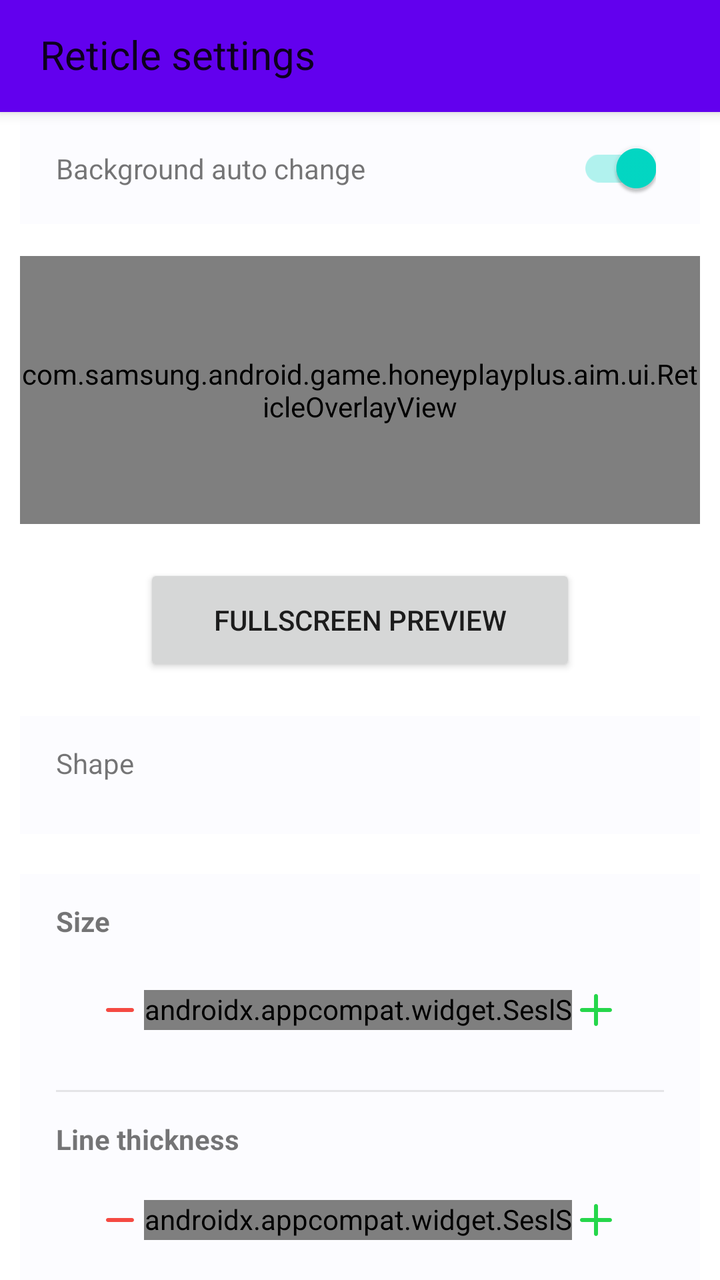
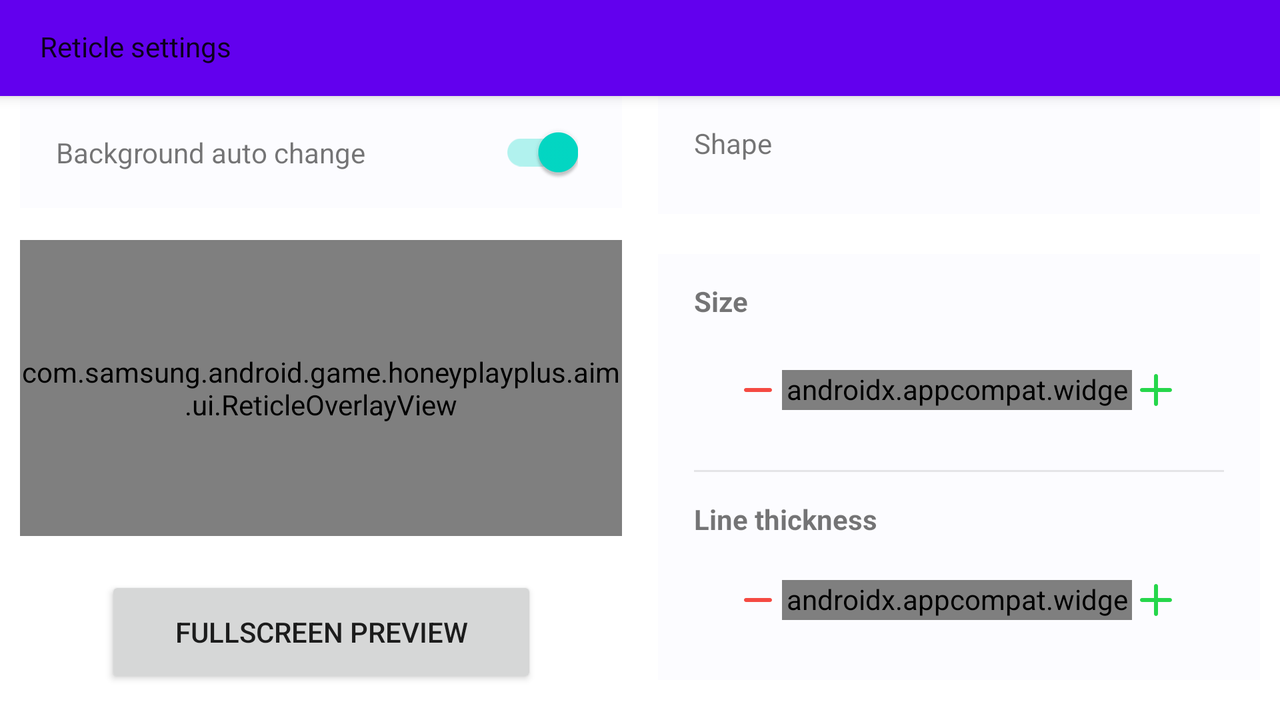

Two renders of one Android screen. The first uses the default layout on a phone; the second uses the alternative layout the repository ships for a different screen configuration, on a matching device. The two XML files are below.
<!-- AndroidManifest.xml: fallback theme Theme.MaterialComponents.DayNight.NoActionBar -->
<!-- res/layout/fragment_reticle_settings.xml -->
<?xml version="1.0" encoding="utf-8"?>
<androidx.coordinatorlayout.widget.CoordinatorLayout
    android:layout_width="fill_parent"
    android:layout_height="fill_parent"
    style="@style/HoneyPlayPlus.Theme.AppCompat.HoneyPlayPlus.DefaultFragment"
    xmlns:android="http://schemas.android.com/apk/res/android"
    xmlns:app="http://schemas.android.com/apk/res-auto">
    <com.google.android.material.appbar.AppBarLayout
        android:id="@id/app_bar"
        android:layout_width="fill_parent"
        android:layout_height="fill_parent"
        app:expanded="false"
        style="@style/HoneyPlayPlus.Style.Appbar">
        <com.google.android.material.appbar.CollapsingToolbarLayout
            android:id="@id/collapsing_app_bar"
            android:layout_width="fill_parent"
            android:layout_height="fill_parent"
            app:layout_scrollFlags="scroll|exitUntilCollapsed"
            app:title="@string/title_reticle_settings"
            style="@style/HoneyPlayPlus.Style.CollapsingToolbar">
            <androidx.appcompat.widget.Toolbar
                android:theme="@style/HoneyPlayPlus.Style.Toolbar"
                android:layout_gravity="bottom"
                android:id="@id/toolbar"
                android:layout_width="fill_parent"
                android:layout_height="?android:actionBarSize"
                app:layout_collapseMode="pin" />
        </com.google.android.material.appbar.CollapsingToolbarLayout>
    </com.google.android.material.appbar.AppBarLayout>
    <LinearLayout
        android:orientation="vertical"
        android:layout_width="fill_parent"
        android:layout_height="fill_parent"
        android:baselineAligned="false"
        android:weightSum="2.0"
        android:layout_marginHorizontal="@dimen/empty_space_width"
        app:layout_behavior="@string/appbar_scrolling_view_behavior">
        <androidx.core.widget.NestedScrollView
            android:id="@id/nsv_reticle_preview"
            android:layout_width="fill_parent"
            android:layout_height="0.0dip"
            android:fillViewport="true"
            android:layout_weight="1.0">
            <include
                android:id="@id/include_reticle_preview"
                layout="@layout/layout_reticle_preview" />
        </androidx.core.widget.NestedScrollView>
        <androidx.core.widget.NestedScrollView
            android:id="@id/nsv_reticle_settings"
            android:layout_width="fill_parent"
            android:layout_height="0.0dip"
            android:layout_marginTop="@dimen/empty_space_height_wide"
            android:fillViewport="true"
            android:layout_weight="1.0">
            <include
                android:id="@id/include_reticle_settings"
                layout="@layout/layout_reticle_settings" />
        </androidx.core.widget.NestedScrollView>
    </LinearLayout>
</androidx.coordinatorlayout.widget.CoordinatorLayout>
<!-- res/layout/layout_reticle_preview.xml (included above) -->
<?xml version="1.0" encoding="utf-8"?>
<androidx.constraintlayout.widget.ConstraintLayout
    android:id="@id/cl_reticle_preview"
    android:layout_width="fill_parent"
    android:layout_height="wrap_content"
    xmlns:android="http://schemas.android.com/apk/res/android"
    xmlns:app="http://schemas.android.com/apk/res-auto">
    <androidx.constraintlayout.widget.ConstraintLayout
        android:id="@id/cl_auto_change_container"
        android:background="@color/hpp_main_tile_background"
        android:clickable="true"
        android:layout_width="fill_parent"
        android:layout_height="wrap_content"
        android:foreground="@drawable/ripple_list_selector"
        android:minHeight="@dimen/list_min_height"
        android:paddingHorizontal="@dimen/list_padding_width"
        android:paddingVertical="@dimen/list_padding_height"
        app:layout_constraintBottom_toTopOf="@id/fl_reticle_preview"
        app:layout_constraintEnd_toEndOf="parent"
        app:layout_constraintStart_toStartOf="parent"
        app:layout_constraintTop_toTopOf="parent">
        <TextView
            android:id="@id/tv_auto_change_label"
            android:layout_width="fill_parent"
            android:layout_height="wrap_content"
            android:text="@string/background_auto_change"
            app:layout_constraintBottom_toBottomOf="parent"
            app:layout_constraintStart_toStartOf="parent"
            app:layout_constraintTop_toTopOf="parent"
            style="@style/HoneyPlayPlus.TextAppearance.Title" />
        <androidx.appcompat.widget.SwitchCompat
            android:id="@id/switch_auto_change"
            android:layout_width="wrap_content"
            android:layout_height="20.0dip"
            android:checked="true"
            android:layout_marginEnd="4.0dip"
            app:layout_constraintBottom_toBottomOf="parent"
            app:layout_constraintEnd_toEndOf="parent"
            app:layout_constraintTop_toTopOf="parent" />
    </androidx.constraintlayout.widget.ConstraintLayout>
    <FrameLayout
        android:id="@id/fl_reticle_preview"
        android:layout_width="fill_parent"
        android:layout_height="0.0dip"
        android:layout_marginTop="16.0dip"
        app:layout_constraintBottom_toTopOf="@id/btn_fullscreen_preview"
        app:layout_constraintEnd_toEndOf="parent"
        app:layout_constraintHeight_min="@dimen/list_min_height"
        app:layout_constraintStart_toStartOf="parent"
        app:layout_constraintTop_toBottomOf="@id/cl_auto_change_container">
        <androidx.viewpager2.widget.ViewPager2
            android:id="@id/vp_background_images"
            android:layout_width="fill_parent"
            android:layout_height="fill_parent" />
        <com.samsung.android.game.honeyplayplus.aim.ui.ReticleOverlayView
            android:id="@id/aim_assist_view"
            android:layout_width="fill_parent"
            android:layout_height="fill_parent" />
    </FrameLayout>
    <androidx.appcompat.widget.AppCompatButton
        android:gravity="center"
        android:layout_gravity="center"
        android:id="@id/btn_fullscreen_preview"
        android:layout_width="wrap_content"
        android:layout_height="wrap_content"
        android:layout_marginTop="@dimen/empty_space_height_wide"
        android:foreground="@drawable/ripple_list_selector"
        android:minWidth="216.0dip"
        android:minHeight="@dimen/list_min_height"
        android:text="@string/btn_fullscreen_preview"
        app:layout_constraintBottom_toBottomOf="parent"
        app:layout_constraintEnd_toEndOf="parent"
        app:layout_constraintStart_toStartOf="parent"
        app:layout_constraintTop_toBottomOf="@id/fl_reticle_preview"
        style="@style/HoneyPlayPlus.TextAppearance.Dialog_Button" />
</androidx.constraintlayout.widget.ConstraintLayout>
<!-- res/layout/layout_reticle_settings.xml (included above) -->
<?xml version="1.0" encoding="utf-8"?>
<androidx.constraintlayout.widget.ConstraintLayout
    android:id="@id/cl_reticle_settings"
    android:layout_width="fill_parent"
    android:layout_height="wrap_content"
    xmlns:android="http://schemas.android.com/apk/res/android"
    xmlns:app="http://schemas.android.com/apk/res-auto">
    <LinearLayout
        android:orientation="vertical"
        android:id="@id/ll_reticle_shape_section"
        android:background="@color/hpp_main_tile_background"
        android:layout_width="fill_parent"
        android:layout_height="wrap_content"
        android:paddingVertical="@dimen/list_padding_height"
        app:layout_constraintTop_toTopOf="parent">
        <TextView
            android:layout_width="wrap_content"
            android:layout_height="wrap_content"
            android:layout_marginBottom="@dimen/empty_space_height"
            android:text="@string/reticle_shape_label"
            android:layout_marginHorizontal="@dimen/list_padding_width"
            style="@style/HoneyPlayPlus.TextAppearance.Title" />
        <androidx.recyclerview.widget.RecyclerView
            android:id="@id/rv_reticle_shapes"
            android:clipToPadding="false"
            android:layout_width="fill_parent"
            android:layout_height="wrap_content"
            android:paddingHorizontal="@dimen/list_padding_width" />
    </LinearLayout>
    <LinearLayout
        android:orientation="vertical"
        android:id="@id/ll_reticle_settings_group_size_stroke_width"
        android:background="@color/hpp_main_tile_background"
        android:layout_width="fill_parent"
        android:layout_height="wrap_content"
        android:layout_marginTop="@dimen/empty_space_height_wide"
        app:layout_constraintTop_toBottomOf="@id/ll_reticle_shape_section">
        <LinearLayout
            android:orientation="vertical"
            android:id="@id/ll_size_slider_card"
            android:layout_width="fill_parent"
            android:layout_height="wrap_content"
            android:paddingHorizontal="@dimen/list_padding_width"
            android:paddingVertical="@dimen/list_padding_height">
            <TextView
                android:textStyle="bold"
                android:id="@id/tv_size_label"
                android:layout_width="wrap_content"
                android:layout_height="wrap_content"
                android:layout_marginBottom="@dimen/empty_space_height_description"
                android:text="@string/reticle_size"
                style="@style/HoneyPlayPlus.TextAppearance.Title" />
            <LinearLayout
                android:gravity="center_vertical"
                android:orientation="horizontal"
                android:paddingTop="7.0dip"
                android:paddingBottom="14.0dip"
                android:layout_width="fill_parent"
                android:layout_height="wrap_content"
                android:paddingStart="20.0dip"
                android:paddingEnd="22.0dip">
                <ImageButton
                    android:id="@id/btn_size_decrease"
                    android:background="?selectableItemBackgroundBorderless"
                    android:layout_width="24.0dip"
                    android:layout_height="24.0dip"
                    android:src="@drawable/ic_minus"
                    android:contentDescription="@string/size_decrease" />
                <androidx.appcompat.widget.SeslSeekBar
                    android:id="@id/slider_reticle_size"
                    android:layout_width="0.0dip"
                    android:layout_height="20.0dip"
                    android:layout_weight="1.0" />
                <ImageButton
                    android:id="@id/btn_size_increase"
                    android:background="?selectableItemBackgroundBorderless"
                    android:layout_width="24.0dip"
                    android:layout_height="24.0dip"
                    android:src="@drawable/ic_plus"
                    android:contentDescription="@string/size_increase" />
            </LinearLayout>
        </LinearLayout>
        <View
            android:background="@color/col_list_border"
            android:layout_width="fill_parent"
            android:layout_height="1.0dip"
            android:layout_marginHorizontal="@dimen/list_padding_width" />
        <LinearLayout
            android:orientation="vertical"
            android:id="@id/ll_stroke_slider_card"
            android:layout_width="fill_parent"
            android:layout_height="wrap_content"
            android:paddingHorizontal="@dimen/list_padding_width"
            android:paddingVertical="@dimen/list_padding_height">
            <TextView
                android:textStyle="bold"
                android:id="@id/tv_stroke_label"
                android:layout_width="wrap_content"
                android:layout_height="wrap_content"
                android:layout_marginBottom="@dimen/empty_space_height"
                android:text="@string/reticle_stroke_width"
                style="@style/HoneyPlayPlus.TextAppearance.Title" />
            <LinearLayout
                android:gravity="center_vertical"
                android:orientation="horizontal"
                android:paddingTop="7.0dip"
                android:paddingBottom="14.0dip"
                android:layout_width="fill_parent"
                android:layout_height="wrap_content"
                android:paddingStart="20.0dip"
                android:paddingEnd="22.0dip">
                <ImageButton
                    android:id="@id/btn_stroke_decrease"
                    android:background="?selectableItemBackgroundBorderless"
                    android:layout_width="24.0dip"
                    android:layout_height="24.0dip"
                    android:src="@drawable/ic_minus"
                    android:contentDescription="@string/stroke_decrease" />
                <androidx.appcompat.widget.SeslSeekBar
                    android:id="@id/slider_reticle_stroke"
                    android:layout_width="0.0dip"
                    android:layout_height="20.0dip"
                    android:layout_weight="1.0" />
                <ImageButton
                    android:id="@id/btn_stroke_increase"
                    android:background="?selectableItemBackgroundBorderless"
                    android:layout_width="24.0dip"
                    android:layout_height="24.0dip"
                    android:src="@drawable/ic_plus"
                    android:contentDescription="@string/stroke_increase" />
            </LinearLayout>
        </LinearLayout>
    </LinearLayout>
    <LinearLayout
        android:orientation="vertical"
        android:id="@id/ll_reticle_settings_group_color_opacity"
        android:background="@color/hpp_main_tile_background"
        android:layout_width="fill_parent"
        android:layout_height="wrap_content"
        android:layout_marginTop="@dimen/empty_space_height_wide"
        app:layout_constraintTop_toBottomOf="@id/ll_reticle_settings_group_size_stroke_width">
        <LinearLayout
            android:orientation="vertical"
            android:id="@id/ll_reticle_color_section"
            android:layout_width="fill_parent"
            android:layout_height="wrap_content"
            android:paddingVertical="@dimen/list_padding_height">
            <TextView
                android:layout_width="wrap_content"
                android:layout_height="wrap_content"
                android:layout_marginBottom="16.0dip"
                android:text="@string/reticle_color_label"
                android:layout_marginHorizontal="@dimen/list_padding_width"
                style="@style/HoneyPlayPlus.TextAppearance.Title" />
            <androidx.recyclerview.widget.RecyclerView
                android:id="@id/rv_reticle_colors"
                android:clipToPadding="false"
                android:layout_width="fill_parent"
                android:layout_height="wrap_content"
                android:paddingHorizontal="@dimen/list_padding_width" />
        </LinearLayout>
        <View
            android:background="@color/col_list_border"
            android:layout_width="fill_parent"
            android:layout_height="1.0dip"
            android:layout_marginHorizontal="@dimen/list_padding_width" />
        <LinearLayout
            android:orientation="vertical"
            android:id="@id/ll_opacity_slider_card"
            android:layout_width="fill_parent"
            android:layout_height="wrap_content"
            android:paddingHorizontal="@dimen/list_padding_width"
            android:paddingVertical="@dimen/list_padding_height">
            <TextView
                android:id="@id/tv_opacity_label"
                android:layout_width="wrap_content"
                android:layout_height="wrap_content"
                android:layout_marginBottom="@dimen/empty_space_height_description"
                android:text="@string/reticle_opacity"
                style="@style/HoneyPlayPlus.TextAppearance.Title" />
            <LinearLayout
                android:gravity="center_vertical"
                android:orientation="horizontal"
                android:paddingTop="7.0dip"
                android:paddingBottom="14.0dip"
                android:layout_width="fill_parent"
                android:layout_height="wrap_content"
                android:paddingStart="20.0dip"
                android:paddingEnd="22.0dip">
                <ImageButton
                    android:id="@id/btn_opacity_decrease"
                    android:background="?selectableItemBackgroundBorderless"
                    android:layout_width="24.0dip"
                    android:layout_height="24.0dip"
                    android:src="@drawable/ic_minus"
                    android:contentDescription="@string/opacity_decrease" />
                <androidx.appcompat.widget.SeslSeekBar
                    android:id="@id/slider_reticle_opacity"
                    android:layout_width="0.0dip"
                    android:layout_height="20.0dip"
                    android:layout_weight="1.0" />
                <ImageButton
                    android:id="@id/btn_opacity_increase"
                    android:background="?selectableItemBackgroundBorderless"
                    android:layout_width="24.0dip"
                    android:layout_height="24.0dip"
                    android:src="@drawable/ic_plus"
                    android:contentDescription="@string/opacity_increase" />
            </LinearLayout>
        </LinearLayout>
    </LinearLayout>
</androidx.constraintlayout.widget.ConstraintLayout>
<!-- resources referenced by this layout -->
<resources>
  <color name="col_list_border">#ffe4e4e7</color>
  <color name="hpp_main_tile_background">@color/sesl_background_color_light</color>
  <dimen name="empty_space_height">12.0dip</dimen>
  <dimen name="empty_space_height_description">16.0dip</dimen>
  <dimen name="empty_space_height_wide">20.0dip</dimen>
  <dimen name="empty_space_width">10.0dip</dimen>
  <dimen name="list_min_height">56.0dip</dimen>
  <dimen name="list_padding_height">14.0dip</dimen>
  <dimen name="list_padding_width">18.0dip</dimen>
  <!-- drawable ic_minus (drawable) -->
  <?xml version="1.0" encoding="utf-8"?>
  <vector
      android:height="24.0dip"
      android:width="24.0dip"
      android:viewportWidth="24.0"
      android:viewportHeight="24.0"
      xmlns:android="http://schemas.android.com/apk/res/android">
      <path
          android:fillColor="@color/minus_red"
          android:pathData="M18,11H6c-0.55,0 -1,0.45 -1,1s0.45,1 1,1h12c0.55,0 1,-0.45 1,-1s-0.45,-1 -1,-1z"
          android:strokeWidth="2.0" />
  </vector>
  <!-- drawable ic_plus (drawable) -->
  <?xml version="1.0" encoding="utf-8"?>
  <vector
      android:height="24.0dip"
      android:width="24.0dip"
      android:viewportWidth="24.0"
      android:viewportHeight="24.0"
      xmlns:android="http://schemas.android.com/apk/res/android">
      <path
          android:fillColor="@color/plus_green"
          android:pathData="M19,13h-6v6c0,0.55 -0.45,1 -1,1s-1,-0.45 -1,-1v-6H5c-0.55,0 -1,-0.45 -1,-1s0.45,-1 1,-1h6V5c0,-0.55 0.45,-1 1,-1s1,0.45 1,1v6h6c0.55,0 1,0.45 1,1s-0.45,1 -1,1z" />
  </vector>
  <!-- drawable ripple_list_selector (drawable) -->
  <?xml version="1.0" encoding="utf-8"?>
  <ripple
      android:color="@color/hpp_ripple_color"
      xmlns:android="http://schemas.android.com/apk/res/android">
      <item
          android:id="@android:id/mask">
          <shape
              android:shape="rectangle">
              <solid
                  android:color="?android:colorAccent" />
              <corners
                  android:radius="26.0dip" />
          </shape>
      </item>
      <item>
          <shape
              android:shape="rectangle">
              <corners
                  android:radius="26.0dip" />
          </shape>
      </item>
  </ripple>
  <string name="appbar_scrolling_view_behavior">com.google.android.material.appbar.AppBarLayout$ScrollingViewBehavior</string>
  <string name="background_auto_change">Background auto change</string>
  <string name="btn_fullscreen_preview">Fullscreen preview</string>
  <string name="opacity_decrease">Decrease opacity</string>
  <string name="opacity_increase">Increase opacity</string>
  <string name="reticle_color_label">Color</string>
  <string name="reticle_opacity">Opacity</string>
  <string name="reticle_shape_label">Shape</string>
  <string name="reticle_size">Size</string>
  <string name="reticle_stroke_width">Line thickness</string>
  <string name="size_decrease">Decrease size</string>
  <string name="size_increase">Increase size</string>
  <string name="stroke_decrease">Decrease thickness</string>
  <string name="stroke_increase">Increase thickness</string>
  <string name="title_reticle_settings">Reticle settings</string>
  <color name="sesl_background_color_light">@color/sesl_gray_L1</color>
  <color name="minus_red">#fff54a42</color>
  <color name="plus_green">#ff26d64b</color>
  <color name="hpp_ripple_color">@color/sesl_ripple_color_light</color>
  <color name="sesl_gray_L1">#fffcfcff</color>
  <color name="sesl_ripple_color_light">#1a000000</color>
</resources>
<!-- res/layout-land/fragment_reticle_settings.xml (the repository's variant of the layout above) -->
<!-- drawn on the phone turned sideways -->
<?xml version="1.0" encoding="utf-8"?>
<androidx.coordinatorlayout.widget.CoordinatorLayout
    android:layout_width="fill_parent"
    android:layout_height="fill_parent"
    style="@style/HoneyPlayPlus.Theme.AppCompat.HoneyPlayPlus.DefaultFragment"
    xmlns:android="http://schemas.android.com/apk/res/android"
    xmlns:app="http://schemas.android.com/apk/res-auto">
    <com.google.android.material.appbar.AppBarLayout
        android:id="@id/app_bar"
        android:layout_width="fill_parent"
        android:layout_height="fill_parent"
        app:expanded="false"
        style="@style/HoneyPlayPlus.Style.Appbar">
        <com.google.android.material.appbar.CollapsingToolbarLayout
            android:id="@id/collapsing_app_bar"
            android:layout_width="fill_parent"
            android:layout_height="fill_parent"
            app:layout_scrollFlags="scroll|exitUntilCollapsed"
            app:title="@string/title_reticle_settings"
            style="@style/HoneyPlayPlus.Style.CollapsingToolbar">
            <androidx.appcompat.widget.Toolbar
                android:theme="@style/HoneyPlayPlus.Style.Toolbar"
                android:layout_gravity="bottom"
                android:id="@id/toolbar"
                android:layout_width="fill_parent"
                android:layout_height="?android:actionBarSize"
                app:layout_collapseMode="pin" />
        </com.google.android.material.appbar.CollapsingToolbarLayout>
    </com.google.android.material.appbar.AppBarLayout>
    <LinearLayout
        android:orientation="horizontal"
        android:layout_width="fill_parent"
        android:layout_height="fill_parent"
        android:baselineAligned="false"
        android:weightSum="2.0"
        android:layout_marginHorizontal="@dimen/empty_space_width"
        app:layout_behavior="@string/appbar_scrolling_view_behavior">
        <androidx.core.widget.NestedScrollView
            android:id="@id/nsv_reticle_preview"
            android:paddingBottom="16.0dip"
            android:layout_width="0.0dip"
            android:layout_height="fill_parent"
            android:fillViewport="true"
            android:layout_weight="1.0">
            <include
                android:id="@id/include_reticle_preview"
                layout="@layout/layout_reticle_preview" />
        </androidx.core.widget.NestedScrollView>
        <androidx.core.widget.NestedScrollView
            android:id="@id/nsv_reticle_settings"
            android:layout_width="0.0dip"
            android:layout_height="fill_parent"
            android:fillViewport="true"
            android:layout_weight="1.0"
            android:layout_marginStart="18.0dip">
            <include
                android:id="@id/include_reticle_settings"
                layout="@layout/layout_reticle_settings" />
        </androidx.core.widget.NestedScrollView>
    </LinearLayout>
</androidx.coordinatorlayout.widget.CoordinatorLayout>
